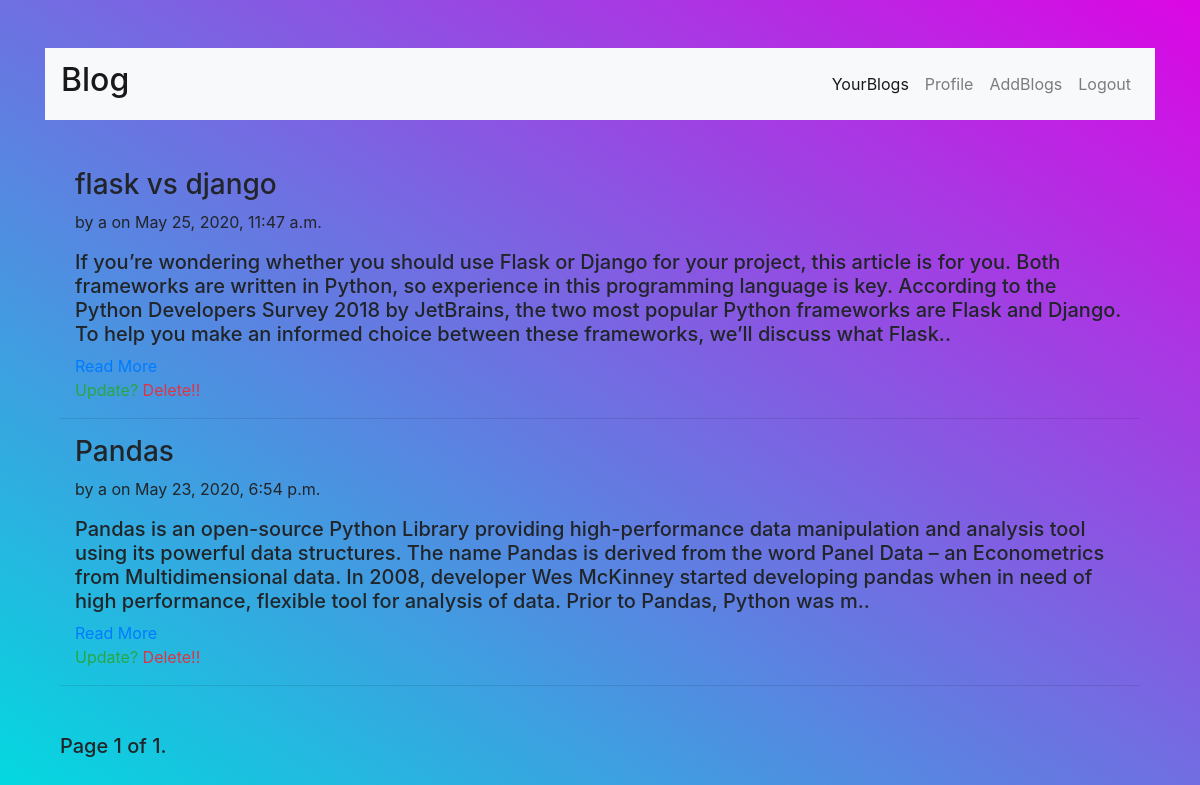
Screenshot of /home/ (signed in) with the database file from the repository.
### blog/models.py (models this page shows)
class Posts(models.Model):
    post_id=models.AutoField(primary_key=True)
    title=models.CharField(max_length=100)
    content=models.TextField()
    date_posted=models.DateTimeField(default=timezone.now)
    author=models.ForeignKey(User,on_delete=models.CASCADE)

### blog/views.py (the view)
# urls.py: 2. Add a URL to urlpatterns:  path('', views.home, name='home')
@login_required(login_url='/register')
def home(request):
    nm=request.user
    posts = Posts.objects.filter(author = request.user).order_by('-date_posted')
    paginator = Paginator(posts, 2)
    page_number = request.GET.get('page')
    page_obj = paginator.get_page(page_number)
    posts={'page_obj': page_obj,'posts':posts,'nm':nm}
    return render(request,'home.html',posts)

### templates/home.html (shortened to what this page needs)
{% extends  'basic2.html' %}
{% block body%}
<div class="container my-5">
	{% for post in page_obj %}
	<div class="col-12 ">
<h3>{{post.title}}</h3>
		<p>by {{post.author}} on {{post.date_posted}}</p>
        <h5>{{post.content|slice:"0:400"}}..</h5>
<a class="text-primary" href="/posts_view/{{post.post_id}}">Read More</a><br>
<a class="text-success" href="/update_post/{{post.post_id}}">Update?</a>
<a class="text-danger" href="/delete_blog/{{post.post_id}}">Delete!!</a>
</div>
<hr>
{% endfor%}
</div>
<div class="container">
  <h5>
<div class="pagination">
    <span class="step-links">
        <span class="current">
            Page {{ page_obj.number }} of {{ page_obj.paginator.num_pages }}.
        </span>
    </span>
</div>
</h5>
</div>
{% endblock %}

### templates/basic2.html (style rules this page uses)
body { background-image: linear-gradient(to top right,#00dbdf,#dc06e4); justify-content: center; align-items: center; }

### rows the page displays
Posts: title "flask vs django", author "a", date_posted "May 25, 2020, 11:47 a.m.", content "If you’re wondering whether you should use Flask or Django for your project, this article is for you. Both frameworks are written in Python, so experience in this programming language is key. According to the Python Developers Survey 2018 by JetBrains, the two most popular Python frameworks are Flask and Django. To help you make an informed choice between these frameworks, we’ll discuss what Flask"
Posts: title "Pandas", author "a", date_posted "May 23, 2020, 6:54 p.m.", content "Pandas is an open-source Python Library providing high-performance data manipulation and analysis tool using its powerful data structures. The name Pandas is derived from the word Panel Data – an Econometrics from Multidimensional data. In 2008, developer Wes McKinney started developing pandas when in need of high performance, flexible tool for analysis of data. Prior to Pandas, Python was m"

### other values shown
{{ page_obj.number }} "1"
{{ page_obj.paginator.num_pages }} "1"
